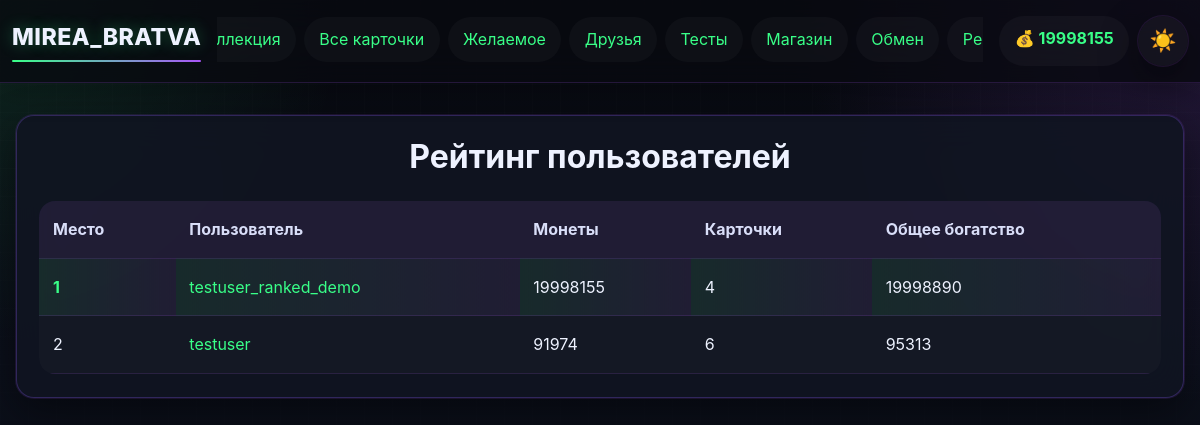
The page /rating (signed in) on the database its author committed.
### app.py (models this page shows)
class User(UserMixin, db.Model):
    __tablename__ = 'user'
    id = db.Column(db.Integer, primary_key=True)
    username = db.Column(db.String(80), unique=True, nullable=False)
    email = db.Column(db.String(120), unique=True, nullable=False)
    password_hash = db.Column(db.String(200), nullable=False)
    coins = db.Column(db.Integer, default=100)
    profile_theme = db.Column(db.String(50), default='dark')
    avatar_frame = db.Column(db.String(50), default='none')
    bio = db.Column(db.Text, default='')
    owned_frames = db.Column(db.Text, default='[]')
    avatar_icon = db.Column(db.String(50), default='letter')
    created_at = db.Column(db.DateTime, default=datetime.utcnow)
    last_daily_bonus = db.Column(db.DateTime, default=None)

### app.py (the view)
@app.route('/rating')
@login_required
def rating():
    users = User.query.all()
    enriched = []
    for user in users:
        cards_value = sum(get_user_card_wealth(uc) for uc in user.cards)
        enriched.append((user, user.coins + cards_value))
    enriched.sort(key=lambda item: item[1], reverse=True)
    return render_template('rating.html', users=enriched)

### app.py (called while the page is built)
@login_manager.user_loader
def load_user(user_id):
    return db.session.get(User, int(user_id))

def get_star_multiplier(star_level):
    star_level = max(0, min(int(star_level or 0), len(STAR_WEALTH_MULTIPLIER) - 1))
    return STAR_WEALTH_MULTIPLIER[star_level]

def get_user_card_wealth(user_card):
    base_price = user_card.card.base_price or 0
    quantity_value = base_price * (user_card.quantity or 0)
    upgrade_bonus = int(base_price * (get_star_multiplier(user_card.star_level) - 1))
    return quantity_value + upgrade_bonus

### templates/rating.html
{% extends "base.html" %}
{% block content %}
<div class="rating-container">
    <h1>Рейтинг пользователей</h1>
    <table class="rating-table">
        <thead>
            <tr>
                <th>Место</th>
                <th>Пользователь</th>
                <th>Монеты</th>
                <th>Карточки</th>
                <th>Общее богатство</th>
            </tr>
        </thead>
        <tbody>
            {% for user, wealth in users %}
            <tr {% if user.id == current_user.id %}class="current-user"{% endif %}>
                <td>{{ loop.index }}</td>
                <td>
                    <a href="{{ url_for('view_profile', user_id=user.id) }}">
                        {{ user.username }}
                    </a>
                </td>
                <td>{{ user.coins }}</td>
                <td>{{ user.cards|length }}</td>
                <td>{{ wealth }}</td>
            </tr>
            {% endfor %}
        </tbody>
    </table>
</div>
{% endblock %}

### templates/base.html (shortened to what this page needs)
<!DOCTYPE html>
<html lang="ru">
<head>
    <link rel="stylesheet" href="{{ url_for('static', filename='css/style.css') }}">
</head>
<body class="{% if current_user.is_authenticated and current_user.profile_theme == 'light' %}light-theme{% else %}dark-theme{% endif %}">
    <nav class="navbar">
        <div class="nav-container">
            <a class="nav-logo" href="{{ url_for('index') }}">MIREA_BRATVA</a>
            <div class="nav-main">
                <ul class="nav-menu">
                    {% if current_user.is_authenticated %}
                        <li><a href="{{ url_for('collection') }}">Коллекция</a></li>
                        <li><a href="{{ url_for('cards_catalog') }}">Все карточки</a></li>
                        <li><a href="{{ url_for('wishlist') }}">Желаемое</a></li>
                        <li><a href="{{ url_for('friends') }}">Друзья</a></li>
                        <li><a href="{{ url_for('quizzes') }}">Тесты</a></li>
                        <li><a href="{{ url_for('shop') }}">Магазин</a></li>
                        <li><a href="{{ url_for('exchange') }}">Обмен</a></li>
                        <li><a href="{{ url_for('rating') }}">Рейтинг</a></li>
                    {% else %}
                        <li><a href="{{ url_for('login') }}">Вход</a></li>
                        <li><a href="{{ url_for('register') }}">Регистрация</a></li>
                    {% endif %}
                </ul>
            </div>
            {% if current_user.is_authenticated %}
            <div class="nav-actions">
                <div class="coins">💰 {{ current_user.coins }}</div>
                <a class="theme-toggle nav-pill" href="{{ url_for('toggle_theme') }}" title="Переключить тему">
                    {% if current_user.profile_theme == 'light' %}🌙{% else %}☀️{% endif %}
                </a>
            </div>
            {% endif %}
        </div>
    </nav>
    <main class="container">
        {% block content %}{% endblock %}
    </main>
</body>
</html>

### rows shown on the page
User: coins "19998155", username "testuser_ranked_demo", cards|length "4", wealth "19998890"
User: username "testuser", coins "91974", cards|length "6", wealth "95313"
